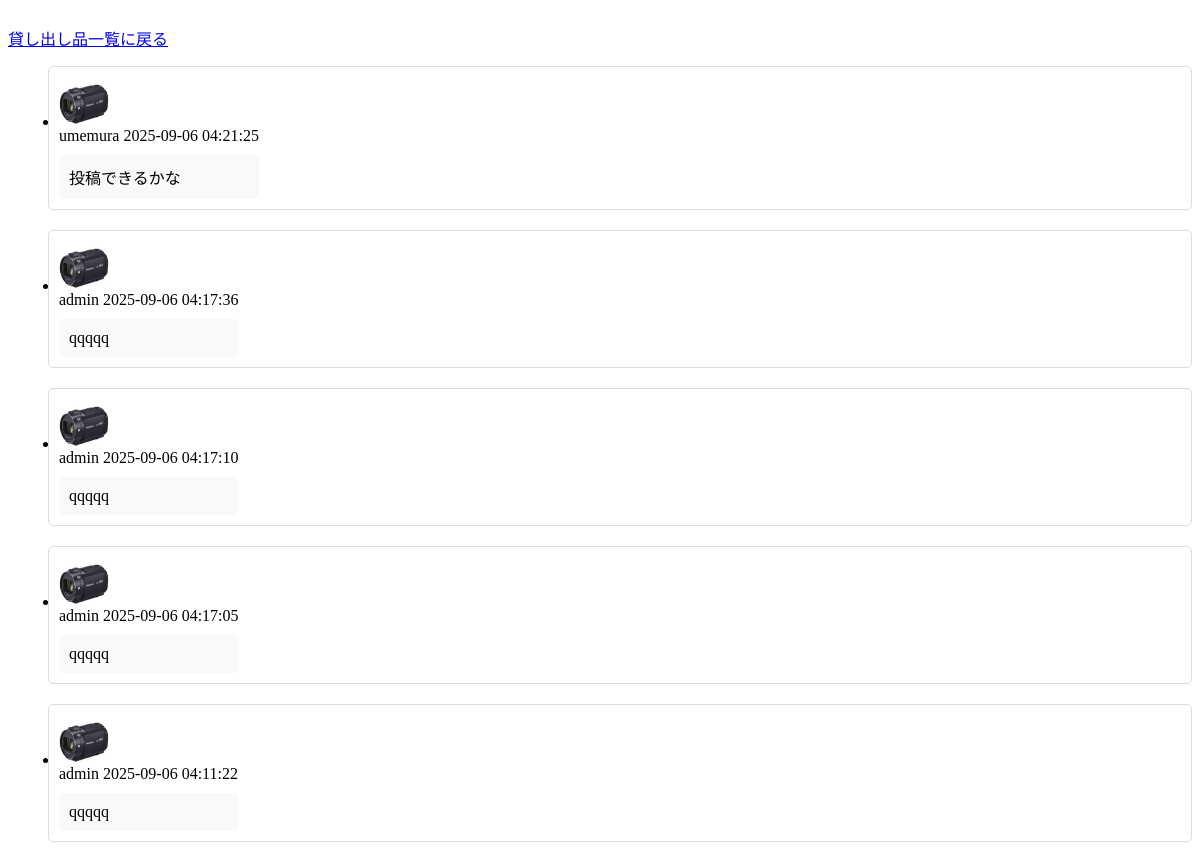
The page /mess on the database as committed earlier.
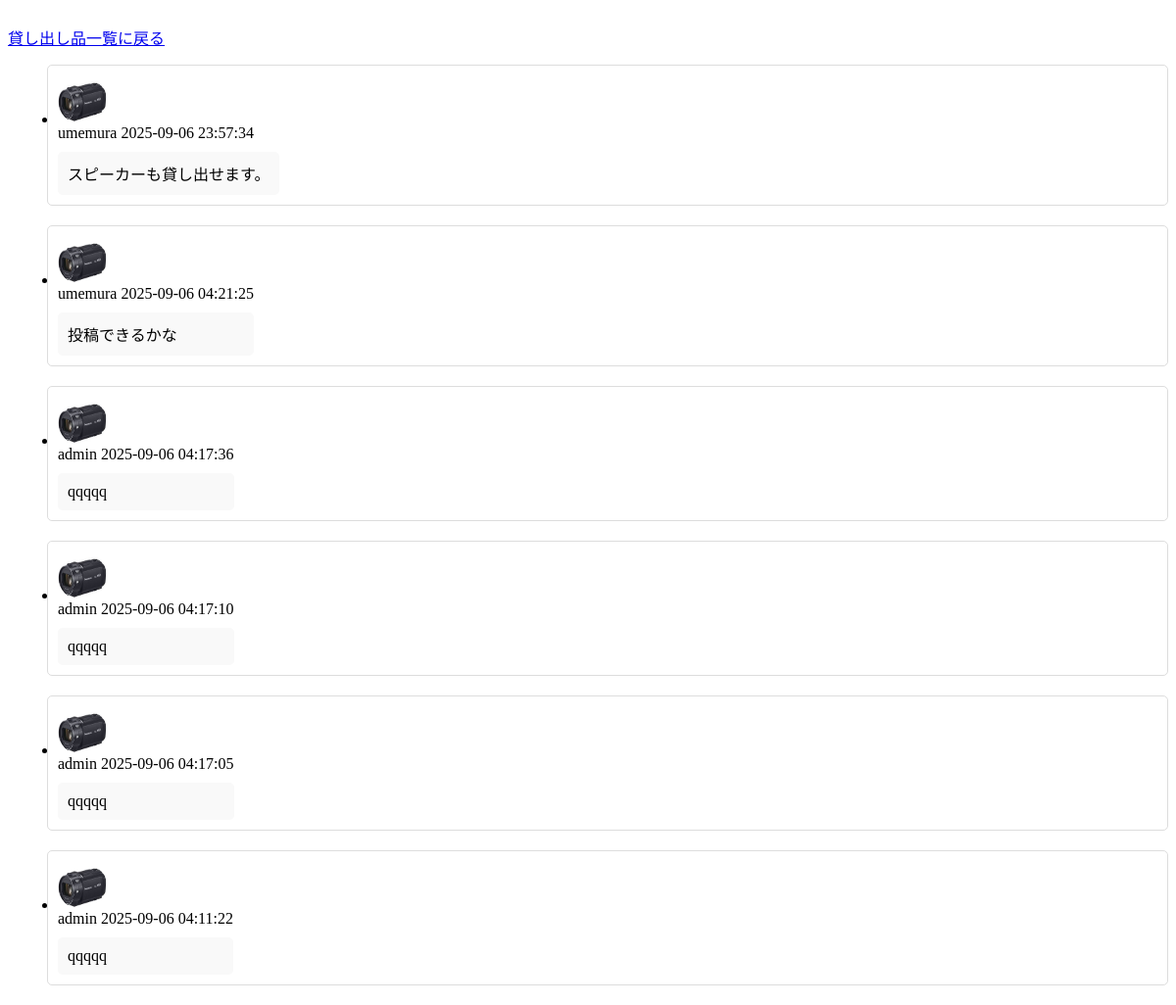
The same page on the database as committed later.
### config.py (models this page shows)
class Message(Model):
    id = IntegerField(primary_key=True)
    user = ForeignKeyField(User, backref="messages", on_delete="CASCADE")  # 参照先が削除された場合は削除する
    content = TextField()
    pub_date = TimestampField(default=datetime.datetime.now)
    reply_to = ForeignKeyField(
        "self", backref="messages", on_delete="CASCADE", null=True
    )  # 参照先が削除された場合は削除する nullを許容する
    class Meta:
        database = db
        table_name = "messages"

class User(UserMixin, Model):
    id = IntegerField(primary_key=True)
    name = CharField(unique=True)
    email = CharField(unique=True)
    password = TextField()
    class Meta:
        database = db
        table_name = "users"

### app.py (the view)
@app.route("/mess", methods=["GET", "POST"])
def mess():
    if request.method == "POST" and current_user.is_authenticated:
        Message.create(user=current_user, content=request.form["content"])
    messages = (
        Message.select()
        .where(Message.reply_to.is_null(True))
        .order_by(Message.pub_date.desc(), Message.id.desc())
    )
    return render_template("/select_item/message.html", messages=messages)

### templates/select_item/message.html (shortened to what this page needs)
    <a href="/select">貸し出し品一覧に戻る</a>
    <ul>
        {% for message in messages %}
        <div class="message">
            <li>
                <img src="/static/s1.jpg" alt="ユーザー画像">
                <div class="message-info">
                    <div>{{ message.user.name }} {{ message.pub_date }}</div>
                    <div class="message-content">
                        {{ message.content }}
                    </div>
                </div>
            </li>
        </div>
        {% endfor %}
    </ul>

### templates/select_item/message.html (style rules this page uses)
.message { display: flex; align-items: center; margin-bottom: 20px; padding: 10px; border: 1px solid #ddd; border-radius: 5px; }
.message img { width: 50px; height: 50px; margin-right: 15px; border-radius: 50%; }
.message-info { display: flex; flex-direction: column; justify-content: center; }
.message-content { margin-top: 10px; padding: 10px; background-color: #f9f9f9; border-radius: 5px; }

Rows that differ between the two databases and show on the page:
added Message: user.name "umemura", pub_date "2025-09-06 23:57:34", content "スピーカーも貸し出せます。"
